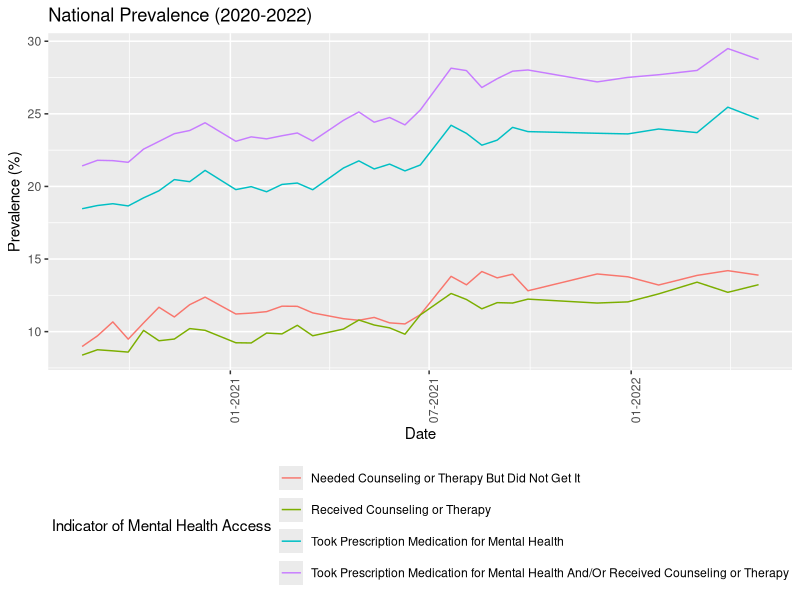
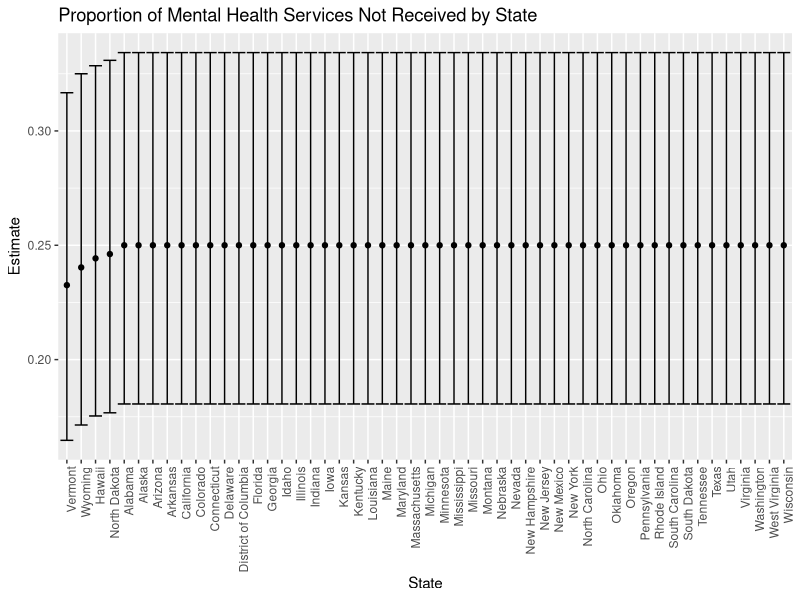

The R script that drew these images, in order:
## ---- chunk 1
knitr::opts_chunk$set(echo = TRUE)
## ---- chunk 2
#Loading key packages
library(tidyverse)
library(scales)

## Setting colors and size

options(
  ggplot2.continuous.colour = heat.colors(256),
  ggplot2.continuous.fill = heat.colors(256)
)

scale_colour_discrete = scale_color_manual(values = heat.colors(256))
scale_fill_discrete = scale_fill_manual(values = heat.colors(256))

knitr::opts_chunk$set(
	echo = TRUE,
	warning = FALSE,
	fig.width = 9, 
  fig.height = 7,
  out.width = "90%"
)

# Importing clean and tidy dataset 
data = 
  read.csv("data/tidydata.csv") |> 
  mutate(
    start_dates = as.Date(start_dates)
  )
## ---- chunk 3
avg_year =
  data |> 
  filter(state == "United States") |> 
  select(indicator, year, week_number, value, start_dates) |> 
  group_by(year, start_dates, indicator) |> 
  summarize(
    mean = mean(value),
    indicator_total = n())

# plot average for each start date for each indicator
avg_year |> 
  ggplot(aes(x = start_dates, y = mean, color = indicator)) +
  geom_line() +
  labs(
    x = "Date",
    y = "Prevalence (%)",
    title = "National Prevalence (2020-2022)",
    color = "Indicator of Mental Health Access") +
  scale_x_date(labels = date_format("%m-%Y")) +
  theme(
    legend.position = "bottom",
    axis.text.x = element_text(angle=90, hjust=1),
    strip.text = element_text(size = 4)) +
  guides(color = guide_legend(nrow = 4))
## ---- chunk 4
received_service = 
  data |> 
  mutate(
    resolution = case_when(
      indicator == "Took Prescription Medication for Mental Health" ~ "received",
      indicator == "Received Counseling or Therapy" ~ "received",
      indicator == "Took Prescription Medication for Mental Health And/Or Received Counseling or Therapy" ~ "received",
      indicator == "Needed Counseling or Therapy But Did Not Get It" ~ "not received"))
## ---- chunk 5
states_df =
  received_service |> 
  select(state, indicator, resolution) |> 
  filter(state != "United States") |> 
  group_by(state) |> 
  summarize(
    services_total = n(),
    services_not_received = sum(resolution == "not received")) |> 
  mutate(
    services_total = as.numeric(services_total),
    services_not_received = as.numeric(services_not_received)
  )
## ---- chunk 6
ny_test = 
  prop.test(
    x = filter(states_df, state == "New York") %>% pull(services_not_received),
    n = filter(states_df, state == "New York") %>% pull(services_total)) 

broom::tidy(ny_test) %>% 
  knitr::kable(digits = 3)
## ---- chunk 7
services_states =
  states_df |> 
  mutate(
    prop_tests = map2(services_not_received, services_total, \(x, y) prop.test(x = x, n = y)),
    tidy_tests = map(prop_tests, broom::tidy)) |> 
  select(-prop_tests) |> 
  unnest(tidy_tests) |> 
  select(state, estimate, conf.low, conf.high) |>  
  mutate(state = fct_reorder(state, estimate))
## ---- chunk 8
services_states %>% 
  mutate(state = fct_reorder(state, estimate)) %>% 
  ggplot(aes(x = state, y = estimate)) + 
  geom_point() + 
  geom_errorbar(aes(ymin = conf.low, ymax = conf.high)) + 
  theme(axis.text.x = element_text(angle = 90, hjust = 1)) +
  labs(
    x = "State",
    y = "Estimate",
    title = "Proportion of Mental Health Services Not Received by State"
  )
